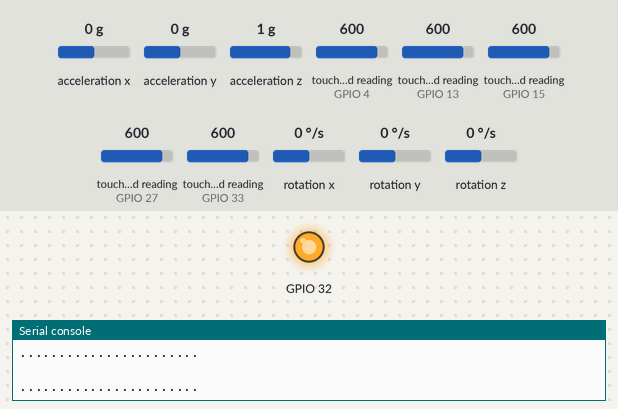
A program run on a simulated ESP32 board running MicroPython. Shown: output pins drawn as LEDs (lit = HIGH), the last lines printed to the serial console. Dashed ring = blinking. The inputs (shaded band) are chosen by the test bench; at power-on: rotation x 0 °/s, touch-pad reading (sensors on GPIO 4, GPIO 13, GPIO 15, GPIO 27, GPIO 33) 600, acceleration x 0 g, acceleration y 0 g, acceleration z 1 g, rotation y 0 °/s, rotation z 0 °/s. No radio messages arrive unless stated (any console line starting 'radio sent:' is added by the test bench); library files of the repository ran but are not shown: mpu6050.py.

Above: at 0.01 s.
At 4.1 s:
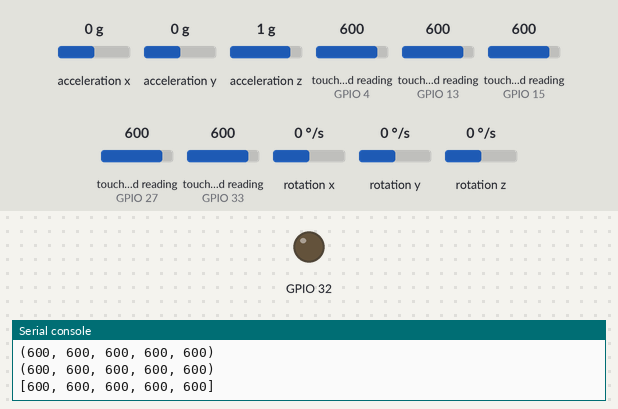
5.4 s: rotation x set to -91 °/s
6.9 s: rotation x set to -103 °/s
At 7.07 s:
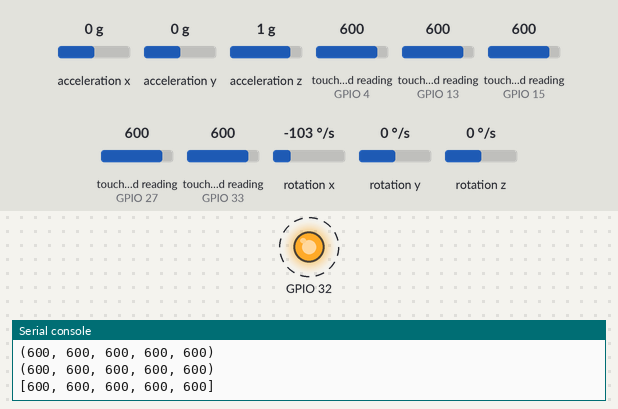
9.9 s: touch-pad reading (sensor on GPIO 4) set to 63
Timing chart, 0 to 22.9 s (numbered marks = the images above; inputs shaded):
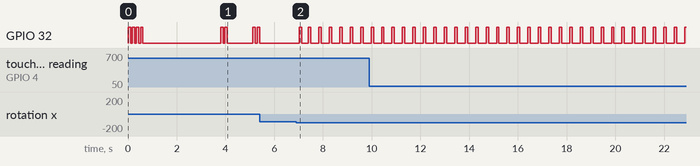

Measured:
- the behaviour switches between -96 and -97 °/s on rotation x (found by bisection; images 1 and 2)
- after the input at 5.4 s, every drawn part: stays the same
- after the input at 6.9 s, GPIO 32: alternates HIGH for 0.10 s and LOW for 0.33 s, starting after 0.12 s

The program:

main.py
```python
import time
import math
import mpu6050
from machine import Pin, SoftI2C, ADC, TouchPad
#from hid_services import Keyboard
import network
import espnow

print()
print('*********************************')

def send_charPs(abckey, stt, peer):
    msg = '%s;%s' % (abckey,stt)
    #e.send(peer, msg, True)
    e.send(peer, msg)

def vibrar(n_pulsos, step=None):
    for _ in range(n_pulsos):
        pino_vibracao.on()
        if step == 0:
            time.sleep_ms(200)
        else:
            #time.sleep_ms(70)
            time.sleep_ms(100)
        #time.sleep_ms(200)
        pino_vibracao.off()
        time.sleep_ms(70)

def calclim(lim,val):
    lst = (lim[0],lim[1],val)
    lim[0] = max(lst)
    lim[1] = min(lst)
    lim[2] = val
    return lim

def getPots(bufferPot,pval):
    bufferPot[0].append(pval[0])
    bufferPot[1].append(pval[1])
    bufferPot[2].append(pval[2])
    bufferPot[3].append(pval[3])
    bufferPot[4].append(pval[4])
    return bufferPot

def calcCalibrate(bufferPot):
    maxCalc = []
    for potList in bufferPot:
        maxCalc.append(max(potList))
    return maxCalc


def getGyro(buffer):
    mpuData = mpuSensor.get_values()
    buffer[0].append(mpuData['GyX'])
    buffer[1].append(mpuData['GyY'])
    buffer[2].append(mpuData['GyZ'])
    buffer[3].append(mpuData['AcX'])
    buffer[4].append(mpuData['AcY'])
    buffer[5].append(mpuData['AcZ'])
    return buffer

def media(buffer):
    getGyro(buffer)
    xgyro = sum(buffer[0])/len(buffer[0])
    ygyro = sum(buffer[1])/len(buffer[1])
    zgyro = sum(buffer[2])/len(buffer[2])
    xaccl = sum(buffer[3])/len(buffer[3])
    yaccl = sum(buffer[4])/len(buffer[4])
    zaccl = sum(buffer[5])/len(buffer[5])
    gyro = [xgyro,ygyro,zgyro]
    accl = [xaccl,yaccl,zaccl]
    buffer[0].pop(0)
    buffer[1].pop(0)
    buffer[2].pop(0)
    buffer[3].pop(0)
    buffer[4].pop(0)
    buffer[5].pop(0)
    return gyro,accl

def startlim(arrlim,vals):
    for i in range(len(arrlim)):
        arrlim[i] = [vals[i]] * 3
    return arrlim

def startlimpot(arrlim,vals):
    for i in range(len(arrlim)):
        arrlim[i] = vals
    return arrlim

def run(tsleep,tclear,samples,e,peer):

    bufferPot = [[],[],[],[],[]]
    for i in range(40):
        pval = [pot.read() for pot in [pot1, pot2, pot3, pot4, pot5]]
        print(pval[0],pval[1],pval[2],pval[3],pval[4])
        getPots(bufferPot,pval)
        time.sleep_ms(70)

    maxCalibratePots = calcCalibrate(bufferPot)
    print(maxCalibratePots)

    num = 0

    buffer = [[],[],[],[],[],[]]

    for i in range(samples-1):
        getGyro(buffer)
        time.sleep_ms(70)

    gyro, accl = media(buffer)

    limgyro = [[],[],[]]

    holdclick = False

    limpot = [[],[],[],[]]
    triggerPot = [False] * 5
    threshPot = [-120] * 5
    #clickTrigger = threshPot - (threshPot*percentpot)
    #percentpot = 0.1

    # calibrar calibrar
    poragora = 14000

    stepY = 0
    evntTriggeredYP = False
    evntTriggeredYN = False
    thresPercentY = 0.1
    limthresholdYP = poragora
    limthresholdYN = -poragora
    #limthresholdYP = 14000
    #limthresholdN = -14000
    threshP = limthresholdYP - (limthresholdYP * thresPercentY)
    threshN = limthresholdYN - (limthresholdYN * thresPercentY)

    stepX = 0
    evntTriggeredXP = False
    evntTriggeredXN = False
    thresPercentX = 0.1
    limthresholdXP  = poragora
    limthresholdXN  = -poragora
    #limthresholdXP = 14000
    #limthresholdXN = -14000
    threshXP = limthresholdXP - (limthresholdXP * thresPercentX)
    threshXN = limthresholdXN - (limthresholdXN * thresPercentX)

    wait2Zero = True
    cycle = 0
    stepWaitXP = 0
    stepWaitXN = 0
    stepWaitYP = 0
    stepWaitYN = 0

    gy1, gy2 = 0, 1 # normal
    #gy1, gy2 = 1, 0 # invertido

    abcR = abc[0]
    abclevel = abcR[0]

    vibrar(2)
    while True:

        #host, msg = e.recv()

        gyro, accl = media(buffer)
        #print(gyro[0],gyro[1],gyro[2])
        #print(accl[0],accl[1],accl[2])
        #print(gyro[0],gyro[1],gyro[2],accl[0],accl[1],accl[2])

        #--------------------------------------------
        if not evntTriggeredXP and not holdclick and gyro[gy1] > threshXP:
            if gy1 == 0: stepX += 1
            if gy1 == 1: stepX -= 1
            vibrar(1,stepX)
            evntTriggeredXP = True
            wait2Zero = False
            cycle = 0

        elif evntTriggeredXP and gyro[gy1] <= threshXP:
            evntTriggeredXP = False
            wait2Zero = True


        if not evntTriggeredXN and not holdclick and gyro[gy1] < threshXN:
            if gy1 == 0: stepX -= 1
            if gy1 == 1: stepX += 1
            vibrar(1,stepX)
            evntTriggeredXN = True
            wait2Zero = False
            cycle = 0

        elif evntTriggeredXN and gyro[gy1] >= threshXN:
            evntTriggeredXN = False
            wait2Zero = True

        if evntTriggeredXP: stepWaitXP += 1
        else: stepWaitXP = 0
        if stepWaitXP >= 5:
            if gy1 == 0: stepX += 1
            if gy1 == 1: stepX -= 1
            stepWaitXP = 0
            vibrar(1,stepX)

        if evntTriggeredXN: stepWaitXN += 1
        else: stepWaitXN = 0
        if stepWaitXN >= 5:
            if gy1 == 0: stepX -= 1
            if gy1 == 1: stepX += 1
            stepWaitXN = 0
            vibrar(1,stepX)
        #--------------------------------------------


        #--------------------------------------------
        if not evntTriggeredYP and not holdclick and gyro[gy2] > threshP:
            if gy2 == 0: stepY -= 1
            if gy2 == 1: stepY += 1
            vibrar(1,stepY)
            evntTriggeredYP = True
            wait2Zero = False
            cycle = 0

        elif evntTriggeredYP and gyro[gy2] <= threshP:
            evntTriggeredYP = False
            wait2Zero = True

        if not evntTriggeredYN and not holdclick and gyro[gy2] < threshN:
            if gy2 == 0: stepY += 1
            if gy2 == 1: stepY -= 1
            vibrar(1,stepY)
            evntTriggeredYN = True
            wait2Zero = False
            cycle = 0

        elif evntTriggeredYN and gyro[gy2] >= threshN:
            evntTriggeredYN = False
            wait2Zero = True
        #--------------------------------------------
        if evntTriggeredYP: stepWaitYP += 1
        else: stepWaitYP = 0
        if stepWaitYP >= 5:
            if gy1 == 0: stepY += 1
            if gy1 == 1: stepY -= 1
            stepWaitYP = 0
            vibrar(1,stepY)

        if evntTriggeredYN: stepWaitYN += 1
        else: stepWaitYN = 0
        if stepWaitYN >= 5:
            if gy1 == 0: stepY -= 1
            if gy1 == 1: stepY += 1
            stepWaitYN = 0
            vibrar(1,stepY)
        #--------------------------------------------

        #print(stepY,stepX,stepWaitXP,stepWaitXN)


        #--------------------------------------------
        #maxCalibratePots
        pval = [pot.read() for pot in [pot1, pot2, pot3, pot4, pot5]]
        #print(pval[0],pval[1],pval[2],pval[3],pval[4])

        for i in range(len(pval)):
            pval[i] = pval[i]-maxCalibratePots[i]

        #print(pval[0],pval[1],pval[2],pval[3],pval[4])
        #pval = [pot.read() for pot in [pot1]]
        #print (pval[0])

        '''
        if num == 0: startlim(limpot, [pval[0],pval[1],pval[2],pval[3]])
        calclim(limpot[0],pval[0])
        calclim(limpot[1],pval[1])
        calclim(limpot[2],pval[2])
        calclim(limpot[3],pval[3])
        print(limpot[0][0],limpot[1][0],limpot[2][0],limpot[3][0])
        '''

        #if num == 0: startlimpot(limpot, [4050, 2800, 2800])

        if stepY == 2 and stepX == -1: abclevel = abcR[0][0]
        elif stepY == 1 and stepX == -1: abclevel = abcR[0][1]
        elif stepY == 0 and stepX == -1: abclevel = abcR[0][2]
        elif stepY == -1 and stepX == -1: abclevel = abcR[0][3]
        elif stepY == -2 and stepX == -1: abclevel = abcR[0][4]

        elif stepY == 2 and stepX == 0: abclevel = abcR[1][0]
        elif stepY == 1 and stepX == 0: abclevel = abcR[1][1]
        elif stepY == 0 and stepX == 0: abclevel = abcR[1][2]
        elif stepY == -1 and stepX == 0: abclevel = abcR[1][3]
        elif stepY == -2 and stepX == 0: abclevel = abcR[1][4]

        elif stepY == 2 and stepX == 1: abclevel = abcR[2][0]
        elif stepY == 1 and stepX == 1: abclevel = abcR[2][1]
        elif stepY == 0 and stepX == 1: abclevel = abcR[2][2]
        elif stepY == -1 and stepX == 1: abclevel = abcR[2][3]
        elif stepY == -2 and stepX == 1: abclevel = abcR[2][4]


        for i in range(5):
            if not triggerPot[i] and pval[i] < threshPot[i]:

                # >>> evento
                #print(i)
                print(stepY,stepX,'\t',abclevel[i],cycle)
                #print(stepY,stepX,'\t',abclevel[i],threshPot[i],pval[i],cycle)

                #send_charPs(abclevel[i], kb)
                send_charPs(abclevel[i], 1, peer)
                triggerPot[i] = True
                holdclick = True
                wait2Zero = False
                cycle = 0

            elif triggerPot[i] and pval[i] >= threshPot[i]:
                #send_charRl(kb)
                send_charPs(abclevel[i], 0, peer)
                triggerPot[i] = False
                holdclick = False
                wait2Zero = True

            #if triggerPot[i]:
            #   print(triggerPot[i])

        #--------------------------------------------
        #if msg:
        #    print(msg)


        if wait2Zero: cycle += 1
        if cycle == 20:
            stepY = 0
            stepX = 0
            vibrar(2)

        if num % tclear == 0: num = 0

        num+=1
        time.sleep_ms(tsleep)

'''
def advertising(kb):
    print('\n.......................start_advertising')
    kb.start_advertising()
    while True:
        if kb.get_state() == 3:
            print('tf2kb connected!')
            kb.stop_advertising()
            break
        time.sleep_ms(1000)
        print('...')
'''

#---------------------------------------------------------------
print('\n.......................')
#kb = Keyboard("tf2kb")
#kb.set_state_change_callback(None)
#kb.start()

#advertising(kb)
#kb.get_state()
#1 si kb.get_state() DEVICE_IDLE = desconectado
#2 si kb.get_state() DEVICE_ADVERTISING = disponibilidade
#3 si kb.get_state() DEVICE_CONNECTED = conectaado

#---------------------------------------------------------------
print('\n.......................')
#if kb.get_state() == 3:

from hidcodes import hidcodes, abc

i2c = SoftI2C(scl=Pin(22), sda=Pin(21))
mpuSensor = mpu6050.accel(i2c)

pino_vibracao = Pin(32, Pin.OUT)

vibrar(4)


'''
pot1 = ADC(Pin(34))
pot2 = ADC(Pin(35))
pot3 = ADC(Pin(32))
pot4 = ADC(Pin(33))
#pot5 = ADC(Pin(39))

pot1.atten(ADC.ATTN_11DB)
pot2.atten(ADC.ATTN_11DB)
pot3.atten(ADC.ATTN_11DB)
pot4.atten(ADC.ATTN_11DB)
#pot5.atten(ADC.ATTN_11DB)
'''

pot5 = TouchPad(Pin(33)) #
pot4 = TouchPad(Pin(13)) #
pot3 = TouchPad(Pin(15)) #
pot2 = TouchPad(Pin(04)) #
pot1 = TouchPad(Pin(27)) #

# ESPNOW - A WLAN interface must be active to send()/recv()
sta = network.WLAN(network.STA_IF)
sta.active(True)
#sta.disconnect()   # Because ESP8266 auto-connects to last Access Point
e = espnow.ESPNow()
e.active(True)
peer = b'\xbb\xbb\xbb\xbb\xbb\xbb' # MAC address of peer's wifi interface
e.add_peer(peer) # Must add_peer() before send()

#---------------------------------------------------------------
TSLEEP=50
TCLEAR=10000
#TCLEAR=10000
SAMPLES = 5

run(TSLEEP,TCLEAR,SAMPLES,e,peer)
```

hidcodes.py
```python
abc=[
        [
            [
                ['','','','KEY_5','KEY_SPACE'],
                ['','','','KEY_T','KEY_SPACE'],
                ['KEY_ESC','KEY_RSHIFT','','KEY_G','KEY_SPACE'],
                ['','','','KEY_B','KEY_SPACE'],
                ['','','','','KEY_SPACE'],
            ],
            [
                ['KEY_1','KEY_2','KEY_3','KEY_4','KEY_SPACE'],
                ['KEY_Q','KEY_W','KEY_E','KEY_R','KEY_SPACE'],
                ['KEY_A','KEY_S','KEY_D','KEY_F','KEY_SPACE'],
                ['KEY_Z','KEY_X','KEY_C','KEY_V','KEY_SPACE'],
                ['','','','','KEY_SPACE'],
            ],
            [
                ['KEY_GRAVE','','','','KEY_SPACE'],
                ['KEY_TAB','','','','KEY_SPACE'],
                ['KEY_CAPSLOCK','','','','KEY_SPACE'],
                ['KEY_LSHIFT','','','','KEY_SPACE'],
                ['KEY_LCTRL','','','KEY_LALT','KEY_SPACE'],
            ],
        ],
        [
            [
                ['KEY_SPACE','KEY_6','','',''],
                ['KEY_SPACE','KEY_Y','','','KEY_DELETE'],
                ['KEY_SPACE','KEY_H','KEY_ENTER','KEY_RSHIFT','KEY_BACKSPACE'],
                ['KEY_SPACE','KEY_N','','',''],
                ['KEY_SPACE','','','',''],
            ],
            [
                ['KEY_SPACE','KEY_7','KEY_8','KEY_9','KEY_0'],
                ['KEY_SPACE','KEY_U','KEY_I','KEY_O','KEY_P'],
                ['KEY_SPACE','KEY_J','KEY_K','KEY_L','KEY_SEMICOLON'],
                ['KEY_SPACE','KEY_M','KEY_COMMA','KEY_DOT','KEY_SLASH'],
                ['KEY_SPACE','KEY_RALT','KEY_RCTRL','',''],
            ],
            [
                ['KEY_SPACE','','KEY_KPMINUS','KEY_KPPLUS','KEY_BACKSPACE'],
                ['KEY_SPACE','','KEY_LEFTBRACE','KEY_RIGHTBRACE','KEY_BACKSLASH'],
                ['KEY_SPACE','','KEY_SEMICOLON','KEY_APOSTROPHE','KEY_ENTER'],
                ['KEY_SPACE','KEY_COMMA','KEY_DOT','KEY_SLASH','KEY_RSHIFT'],
                ['KEY_SPACE','','','',''],
            ],
        ],
    ]

hidcodes = {
    "KEY_NONE": 0x00,
    "KEY_ERR_OVF": 0x01,
    "KEY_A": 0x04,
    "KEY_B": 0x05,
    "KEY_C": 0x06,
    "KEY_D": 0x07,
    "KEY_E": 0x08,
    "KEY_F": 0x09,
    "KEY_G": 0x0a,
    "KEY_H": 0x0b,
    "KEY_I": 0x0c,
    "KEY_J": 0x0d,
    "KEY_K": 0x0e,
    "KEY_L": 0x0f,
    "KEY_M": 0x10,
    "KEY_N": 0x11,
    "KEY_O": 0x12,
    "KEY_P": 0x13,
    "KEY_Q": 0x14,
    "KEY_R": 0x15,
    "KEY_S": 0x16,
    "KEY_T": 0x17,
    "KEY_U": 0x18,
    "KEY_V": 0x19,
    "KEY_W": 0x1a,
    "KEY_X": 0x1b,
    "KEY_Y": 0x1c,
    "KEY_Z": 0x1d,
    "KEY_1": 0x1e,
    "KEY_2": 0x1f,
    "KEY_3": 0x20,
    "KEY_4": 0x21,
    "KEY_5": 0x22,
    "KEY_6": 0x23,
    "KEY_7": 0x24,
    "KEY_8": 0x25,
    "KEY_9": 0x26,
    "KEY_0": 0x27,
    "KEY_ENTER": 0x28,
    "KEY_ESC": 0x29,
    "KEY_BACKSPACE": 0x2a,
    "KEY_TAB": 0x2b,
    "KEY_SPACE": 0x2c,
    "KEY_MINUS": 0x2d,
    "KEY_EQUAL": 0x2e,
    "KEY_LEFTBRACE": 0x2f,
    "KEY_RIGHTBRACE": 0x30,
    "KEY_BACKSLASH": 0x31,
    "KEY_HASHTILDE": 0x32,
    "KEY_SEMICOLON": 0x33,
    "KEY_APOSTROPHE": 0x34,
    "KEY_GRAVE": 0x35,
    "KEY_COMMA": 0x36,
    "KEY_DOT": 0x37,
    "KEY_SLASH": 0x38,
    "KEY_CAPSLOCK": 0x39,
    "KEY_F1": 0x3a,
    "KEY_F2": 0x3b,
    "KEY_F3": 0x3c,
    "KEY_F4": 0x3d,
    "KEY_F5": 0x3e,
    "KEY_F6": 0x3f,
    "KEY_F7": 0x40,
    "KEY_F8": 0x41,
    "KEY_F9": 0x42,
    "KEY_F10": 0x43,
    "KEY_F11": 0x44,
    "KEY_F12": 0x45,
    "KEY_SYSRQ": 0x46,
    "KEY_SCROLLLOCK": 0x47,
    "KEY_PAUSE": 0x48,
    "KEY_INSERT": 0x49,
    "KEY_HOME": 0x4a,
    "KEY_PAGEUP": 0x4b,
    "KEY_DELETE": 0x4c,
    "KEY_END": 0x4d,
    "KEY_PAGEDOWN": 0x4e,
    "KEY_RIGHT": 0x4f,
    "KEY_LEFT": 0x50,
    "KEY_DOWN": 0x51,
    "KEY_UP": 0x52,
    "KEY_NUMLOCK": 0x53,
    "KEY_KPSLASH": 0x54,
    "KEY_KPASTERISK": 0x55,
    "KEY_KPMINUS": 0x56,
    "KEY_KPPLUS": 0x57,
    "KEY_KPENTER": 0x58,
    "KEY_KP1": 0x59,
    "KEY_KP2": 0x5a,
    "KEY_KP3": 0x5b,
    "KEY_KP4": 0x5c,
    "KEY_KP5": 0x5d,
    "KEY_KP6": 0x5e,
    "KEY_KP7": 0x5f,
    "KEY_KP8": 0x60,
    "KEY_KP9": 0x61,
    "KEY_KP0": 0x62,
    "KEY_KPDOT": 0x63,
    "KEY_102ND": 0x64,
    "KEY_COMPOSE": 0x65,
    "KEY_POWER": 0x66,
    "KEY_KPEQUAL": 0x67,
    "KEY_F13": 0x68,
    "KEY_F14": 0x69,
    "KEY_F15": 0x6a,
    "KEY_F16": 0x6b,
    "KEY_F17": 0x6c,
    "KEY_F18": 0x6d,
    "KEY_F19": 0x6e,
    "KEY_F20": 0x6f,
    "KEY_F21": 0x70,
    "KEY_F22": 0x71,
    "KEY_F23": 0x72,
    "KEY_F24": 0x73,
    "KEY_OPEN": 0x74,
    "KEY_HELP": 0x75,
    "KEY_PROPS": 0x76,
    "KEY_FRONT": 0x77,
    "KEY_STOP": 0x78,
    "KEY_AGAIN": 0x79,
    "KEY_UNDO": 0x7a,
    "KEY_CUT": 0x7b,
    "KEY_COPY": 0x7c,
    "KEY_PASTE": 0x7d,
    "KEY_FIND": 0x7e,
    "KEY_MUTE": 0x7f,
    "KEY_VOLUMEUP": 0x80,
    "KEY_VOLUMEDOWN": 0x81,
    "KEY_MEDIA_PLAYPAUSE": 0xe8,
    "KEY_MEDIA_STOPCD": 0xe9,
    "KEY_MEDIA_PREVIOUSSONG": 0xea,
    "KEY_MEDIA_NEXTSONG": 0xeb,
    "KEY_MEDIA_EJECTCD": 0xec,
    "KEY_MEDIA_VOLUMEUP": 0xed,
    "KEY_MEDIA_VOLUMEDOWN": 0xee,
    "KEY_MEDIA_MUTE": 0xef,
    "KEY_MEDIA_WWW": 0xf0,
    "KEY_MEDIA_BACK": 0xf1,
    "KEY_MEDIA_FORWARD": 0xf2,
    "KEY_MEDIA_STOP": 0xf3,
    "KEY_MEDIA_FIND": 0xf4,
    "KEY_MEDIA_SCROLLUP": 0xf5,
    "KEY_MEDIA_SCROLLDOWN": 0xf6,
    "KEY_MEDIA_EDIT": 0xf7,
    "KEY_MEDIA_SLEEP": 0xf8,
    "KEY_MEDIA_COFFEE": 0xf9,
    "KEY_MEDIA_REFRESH": 0xfa,
    "KEY_MEDIA_CALC": 0xfb
}
```
